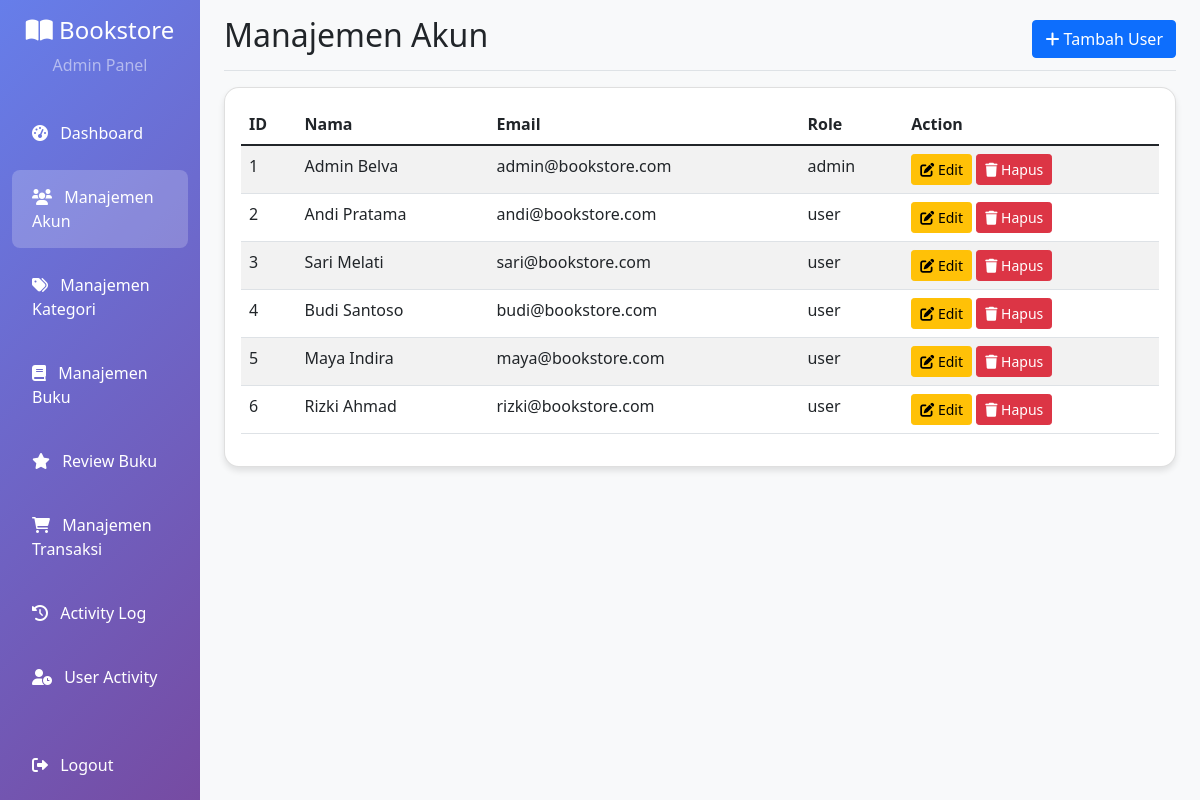
The page /admin/users.php (signed in) on the database its author committed.
### tables this page shows
CREATE TABLE `users` (
  `id` int(11) NOT NULL,
  `name` varchar(100) NOT NULL,
  `email` varchar(100) NOT NULL,
  `password` varchar(255) NOT NULL,
  `role` varchar(20) DEFAULT 'user',
  `created_at` timestamp NOT NULL DEFAULT current_timestamp()
);

### src/admin/users.php (the view, shortened to what this page needs)
<?php
$pdo = getConnection();
$users = $pdo->query("SELECT * FROM users")->fetchAll(PDO::FETCH_ASSOC);
?>
<!DOCTYPE html>
<html lang="en">
<head>
    <link href="https://cdn.jsdelivr.net/npm/bootstrap@5.1.3/dist/css/bootstrap.min.css" rel="stylesheet">
    <link href="https://cdnjs.cloudflare.com/ajax/libs/font-awesome/6.0.0/css/all.min.css" rel="stylesheet">
</head>
<body class="bg-light">
    <div class="container-fluid">
        <div class="row">
            <?php include 'sidebar.php'; ?>
            <main class="col-md-9 ms-sm-auto col-lg-10 px-md-4">
                <div class="d-flex justify-content-between flex-wrap flex-md-nowrap align-items-center pt-3 pb-2 mb-3 border-bottom">
                    <h1 class="h2">Manajemen Akun</h1>
                    <button class="btn btn-primary" data-bs-toggle="modal" data-bs-target="#addUserModal">
                        <i class="fas fa-plus"></i> Tambah User
                    </button>
                </div>
                <div class="card">
                    <div class="card-body">
                        <table class="table table-striped table-hover">
                    <thead>
                        <tr>
                            <th>ID</th>
                            <th>Nama</th>
                            <th>Email</th>
                            <th>Role</th>
                            <th>Action</th>
                        </tr>
                    </thead>
                    <tbody>
                        <?php foreach ($users as $user): ?>
                            <tr>
                                <td><?= $user['id'] ?></td>
                                <td><?= $user['name'] ?></td>
                                <td><?= $user['email'] ?></td>
                                <td><?= $user['role'] ?></td>
                                <td>
                                    <button class="btn btn-sm btn-warning" onclick="editUser(<?= $user['id'] ?>, '<?= addslashes($user['name']) ?>', '<?= addslashes($user['email']) ?>', '<?= $user['role'] ?>')">
                                        <i class="fas fa-edit"></i> Edit
                                    </button>
                                    <a href="users.php?delete=<?= $user['id'] ?>" class="btn btn-sm btn-danger" onclick="return confirm('Apakah Anda yakin ingin menghapus user ini?')">
                                        <i class="fas fa-trash"></i> Hapus
                                    </a>
                                </td>
                            </tr>
                        <?php endforeach; ?>
                            </tbody>
                        </table>
                    </div>
                </div>
            </main>
        </div>
    </div>
</body>
</html>

### src/admin/sidebar.php (style rules this page uses)
.card { border-radius: 15px; box-shadow: 0 4px 6px rgba(0,0,0,0.1); transition: transform 0.3s ease; }

### rows shown on the page
users: id "1", name "Admin Belva", email "admin@bookstore.com", role "admin"
users: id "2", name "Andi Pratama", email "andi@bookstore.com", role "user"
users: id "3", name "Sari Melati", email "sari@bookstore.com", role "user"
users: id "4", name "Budi Santoso", email "budi@bookstore.com", role "user"
users: id "5", name "Maya Indira", email "maya@bookstore.com", role "user"
users: id "6", name "Rizki Ahmad", email "rizki@bookstore.com", role "user"
